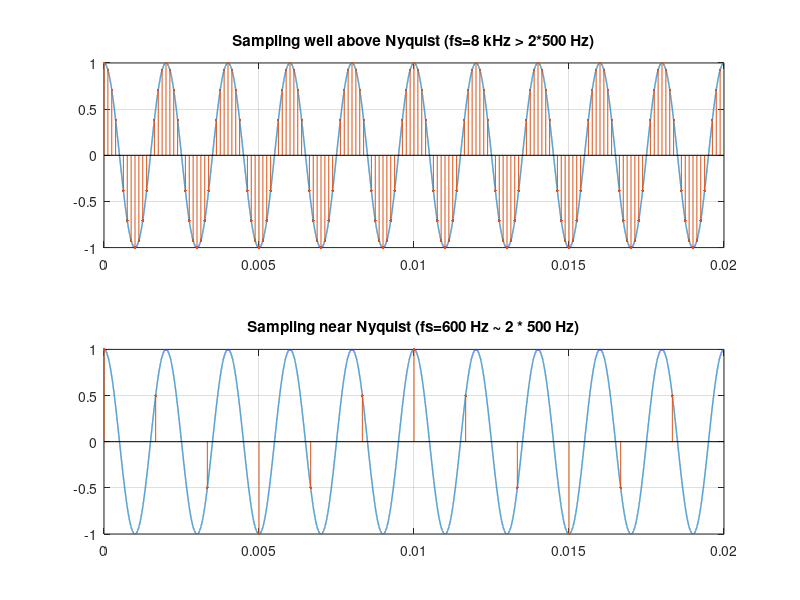
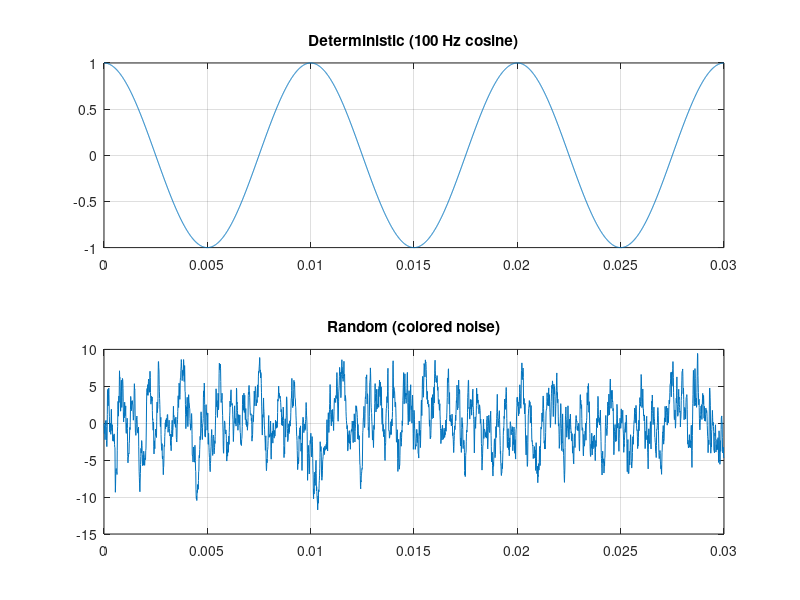
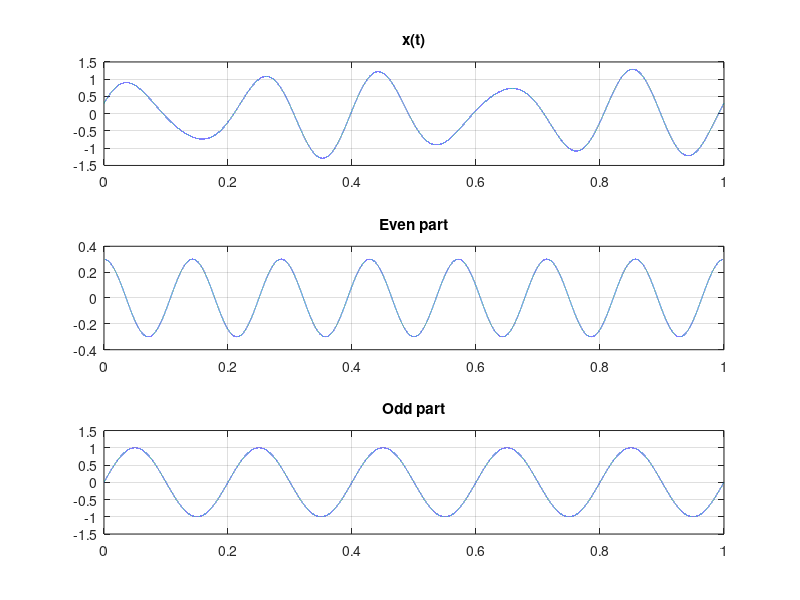
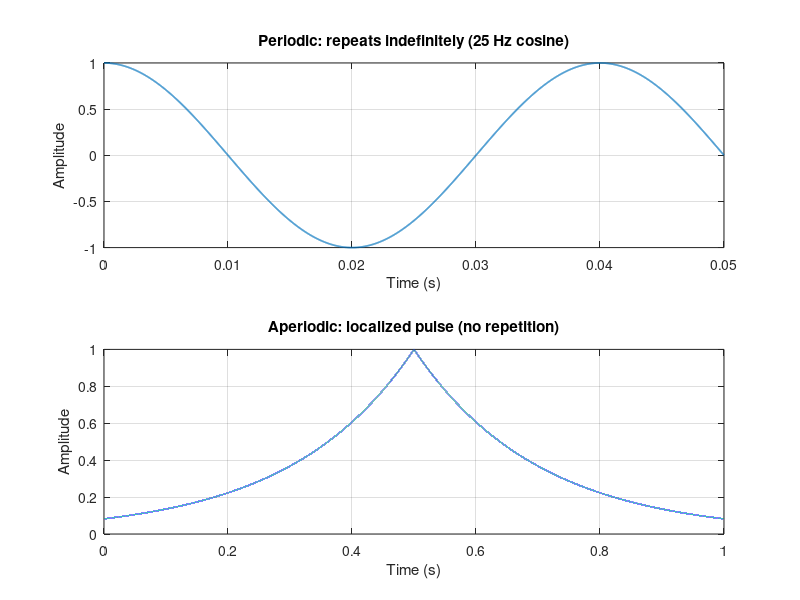

These figures' MATLAB source, in order: (Note: this script raises an error after producing the figures.)
%% Lab 1 — Communication Basics & Signals
% Course: Wireless Communications
% Duration: ~2 hours

%% 1) Pre-Lab Setup (Run Once)
clear; close all; clc;
fs  = 1e5;                 % base sample rate (100 kHz) for baseband demos
Ts  = 1/fs;
T   = 1;                   % default 1 s duration
t   = (0:fs*T-1)*Ts;
rng(42);                   % seed for reproducibility

%% 2) Classification of Signals (Ch. 2.1–2.3)
% 2.1 Continuous-Time vs Discrete-Time

f0 = 500;                          % 500 Hz tone (continuous-time)

tc = linspace(0, 0.02, 10e4);      % 'continuous-time' grid (very fine sampling)

xc = cos(2*pi*f0*tc);              % Continuous Time reference cosine waveform

fs1 = 8e3;  n1 = 0:round(fs1*0.02)-1; td1 = n1/fs1; xd1 = cos(2*pi*f0*td1);
fs2 = 600;  n2 = 0:round(fs2*0.02)-1; td2 = n2/fs2; xd2 = cos(2*pi*f0*td2);

figure('Name','CT vs DT'); 
subplot(2,1,1); plot(tc, xc, 'LineWidth', 1); 
hold on;
stem(td1, xd1, '.'); 
hold off; grid on;
title('Sampling well above Nyquist (fs=8 kHz > 2*500 Hz)'); 


subplot(2,1,2); plot(tc, xc, 'LineWidth', 1); 
hold on;
stem(td2, xd2, '.'); 
hold off; grid on;
title('Sampling near Nyquist (fs=600 Hz ~ 2 * 500 Hz)'); 

%% Next -- 2.2 Deterministic vs Random
x_det = cos(2*pi*100*t);
x_rnd = filter([1 0.5],[1 -0.9], randn(size(t))); % colored random process

figure('Name','Deterministic vs Random');
subplot(2,1,1); plot(t(1:3000), x_det(1:3000)); 
title('Deterministic (100 Hz cosine)'); grid on;

subplot(2,1,2); plot(t(1:3000), x_rnd(1:3000)); 
title('Random (colored noise)'); grid on;

%% Next -- 2.3 Even/Odd Decomposition
x = sin(2*pi*5*t) + 0.3*cos(2*pi*7*t);
x_even = 0.5*(x + fliplr(x)); % fliplr ~ time reversal over finite grid
x_odd  = 0.5*(x - fliplr(x));

figure('Name','Even/Odd Decomposition');
subplot(3,1,1); plot(t, x); title('x(t)'); grid on;

subplot(3,1,2); plot(t, x_even); title('Even part'); grid on;

subplot(3,1,3); plot(t, x_odd);  title('Odd part');  grid on;

%% Next -- 2.4 Periodic vs Aperiodic
xP = cos(2*pi*25*t);                  % periodic 25 Hz cosine
xA = exp(-5*abs(t-0.5));              % more sharply localized aperiodic pulse

tview = t(1:5000);                    % view first 0.05 s for fair comparison

figure('Name','Periodic vs Aperiodic (Improved)');
subplot(2,1,1);
plot(tview, xP(1:length(tview)), 'LineWidth', 1.2);
title('Periodic: repeats indefinitely (25 Hz cosine)');
xlabel('Time (s)'); ylabel('Amplitude'); grid on;

subplot(2,1,2);
plot(t, xA, 'LineWidth', 1.2);
title('Aperiodic: localized pulse (no repetition)');
xlabel('Time (s)'); ylabel('Amplitude'); grid on;

%% Next -- 2.5 Energy vs Power Signals 

% Energy signal: 
xE = exp(-5*abs(t-0.5));      

% Power signal: 
xW = cos(2*pi*10*t);          

% Numerical approximations
E_xE = sum(abs(xE).^2)*Ts;    % approx ∫|xE|^2 dt
P_xW = mean(abs(xW).^2);      % approx limit_{T→∞} (1/T ∫|xW|^2 dt)

fprintf('Energy(xE) ≈ %.4f,   Avg Power(xW) ≈ %.4f\n', E_xE, P_xW);

% Visual comparison
tview = t(1:3000);    % view first 0.03 seconds

figure('Name','Energy vs Power Signals');
subplot(2,1,1);
plot(t, xE, 'LineWidth', 1.2);
title('Energy Signal');
xlabel('Time (s)'); ylabel('Amplitude'); grid on;

subplot(2,1,2);
plot(tview, xW(1:length(tview)), 'LineWidth', 1.2);
title('Power Signal');
xlabel('Time (s)'); ylabel('Amplitude'); grid on;

%%  -- 2.6 Time Shift & Time Scale
x0     = cos(2*pi*20*t);            % original 20 Hz
x_shift= cos(2*pi*20*(t-0.05));     % shift right by +0.05 s
x_scale= cos(2*pi*40*t);            % time-compressed (freq doubled to 40 Hz)

% Choose a window that actually shows shift (0.1 s is reasonable)
tview = t(t <= 0.1);
idx   = 1:length(tview);

figure('Name','Shift & Scale (Improved)');
subplot(3,1,1);
plot(tview, x0(idx), 'LineWidth', 1.2);
title('Original x(t) = cos(2\pi \cdot 20 t)');
xlabel('Time (s)'); grid on;

subplot(3,1,2);
plot(tview, x_shift(idx), 'LineWidth', 1.2);
title('Time-Shifted x(t-0.05): right shift by +0.05 s');
xlabel('Time (s)'); grid on;

subplot(3,1,3);
plot(tview, x_scale(idx), 'LineWidth', 1.2);
title('Time-Scaled (compressed): 40 Hz → twice as fast');
xlabel('Time (s)'); grid on;

%% 3) Classification of Systems (Ch. 2.4)
% Test of linearity; time-invariance (TI), Causality on simple examples.

%% 3.1 Linearity & Time Invariance 

% System S1: y[n] = 0.5*x[n] + x[n-1]
N  = 128; n = 0:N-1;
x1 = cos(2*pi*0.05*n);
x2 = sin(2*pi*0.10*n);
a = 1.2; b = -0.8;

S1 = @(x) 0.5*[0 x(1:end-1)] + x;   % simple FIR-like LTI system

%% --- Linearity Test ---
lhs = S1(a*x1 + b*x2);
rhs = a*S1(x1) + b*S1(x2);

figure('Name','Linearity Test for S1');
plot(n, lhs, 'LineWidth',1.2); hold on;
plot(n, rhs, '--', 'LineWidth',1.2);
legend('S1[a x_1 + b x_2]', 'a S1[x_1] + b S1[x_2]');
xlabel('n'); ylabel('Amplitude'); grid on;
title('Linearity Check (Curves Overlap if Linear)');

lin_err = norm(lhs-rhs);
fprintf('Linearity error (S1): ||lhs-rhs|| = %.3e\n', lin_err);

%% --- Time-Invariance Test ---
kShift = 3;
x_shiftTI = [zeros(1,kShift), x1(1:end-kShift)];
y1 = S1(x1);
y2 = S1(x_shiftTI);
y1_shift = [zeros(1,kShift), y1(1:end-kShift)];

figure('Name','Time-Invariance Test for S1');
plot(n, y2, 'LineWidth',1.2); hold on;
plot(n, y1_shift, '--', 'LineWidth',1.2);
legend('S1[x(n-k)]', 'S1[x(n)] shifted by k');
xlabel('n'); ylabel('Amplitude'); grid on;
title(sprintf('Time Shift Check (k=%d)', kShift));

ti_err = norm(y2 - y1_shift);
fprintf('Time-invariance error (S1): ||y2 - y1_shift|| = %.3e\n', ti_err);


%% 3.3 Convolution Demo (Impulse Response & Frequency Response)
% Goal:
%   Show that a lowpass FIR filter passes low-frequency components
%   (20 Hz) and attenuates higher-frequency components (60 Hz).

% Input signal: sum of two cosines
f1 = 20;      % low frequency (Hz)
f2 = 60;      % higher frequency (Hz)
x_in = cos(2*pi*f1*t) + 0.5*cos(2*pi*f2*t);

% Design a simple lowpass FIR via windowed-sinc
% Place cutoff between 20 Hz and 60 Hz, say at 40 Hz
fc   = 40;             % cutoff frequency in Hz
fcN  = fc / (fs/2);    % normalized to Nyquist (0..1)
Nf   = 201;            % filter length (odd for symmetry)
m    = -(Nf-1)/2:(Nf-1)/2;
h_id = 2*fcN*sinc(2*fcN*m);     % ideal LPF impulse response
h    = h_id .* hann(Nf)';       % apply Hann window

% Filter the input
y_out = conv(x_in, h, 'same');

% Time-domain view (short window for clarity)
idx = 1:4000;           % show first 0.04 s
tview = t(idx);

figure('Name','Convolution Demo: LPF on 20+60 Hz');
subplot(3,1,1);
plot(tview, x_in(idx), 'LineWidth', 1.1);
title('Input: 20 Hz + 0.5·60 Hz'); grid on;
xlabel('Time (s)'); ylabel('Amplitude');

subplot(3,1,2);
plot(tview, y_out(idx), 'LineWidth', 1.1);
title('Output after Lowpass Filter (Cutoff ≈ 40 Hz)'); grid on;
xlabel('Time (s)'); ylabel('Amplitude');

subplot(3,1,3);
stem(m, h, 'filled'); grid on;
title('Impulse Response h[n]'); xlabel('n'); ylabel('h[n]');

% Frequency response and tone markers
figure('Name','Frequency Response of LPF');
[Hf, w] = freqz(h, 1, 2048, fs);   % freq response in Hz
plot(w, 20*log10(abs(Hf)+1e-12), 'LineWidth',1.1); grid on;
xlabel('Frequency (Hz)'); ylabel('Magnitude (dB)');
title('LPF Magnitude Response');

hold on;
yL = ylim;
plot([f1 f1], yL, 'r--', 'LineWidth',1);   % mark 20 Hz
plot([f2 f2], yL, 'g--', 'LineWidth',1);   % mark 60 Hz
legend('LPF |H(f)|', '20 Hz tone', '60 Hz tone', 'Location','Best');
hold off;

%% 4) Signal Representation (SDR4Engineers §2.3): Complex Baseband & I/Q
% Build I/Q baseband, upconvert to RF, then downconvert back to baseband.
% Also fix plotting so traces are clearly visible (no "solid stains").

%% Next -- 4.1 I/Q Baseband and Upconversion
fbb   = 1e3;                             % baseband tone frequency (1 kHz)
Ibb   = cos(2*pi*fbb*t);
Qbb   = 0.7*sin(2*pi*fbb*t + pi/6);
ybb   = Ibb + 1j*Qbb;
fc_rf = 20e3;                            % RF carrier 20 kHz
wc    = 2*pi*fc_rf;
r     = Ibb.*cos(wc*t) - Qbb.*sin(wc*t);

% Visualize spectra (optional quick look with Welch PSD)
figure('Name','PSD Views (Optional)');
pwelch(ybb, [], [], [], fs, 'centered');
title('Baseband Complex Signal PSD');

%% Next -- 4.2 Downconversion & Proper Plotting (Fixed)
% Mix down and lowpass to recover I and Q.
% Choose a sensible LPF cutoff that passes fbb=1 kHz but rejects 2*fc terms.
Fcut  = 5e3;                  % 5 kHz cutoff
Ir    = 2*lowpass(r.*cos(wc*t), Fcut, fs);   % factor 2 compensates 1/2 from product
Qr    = -2*lowpass(r.*sin(wc*t), Fcut, fs);

% For CLEAR plots: show a short segment and use different styles
idx = 1:2000;                  % show first 2000 samples (~0.02 s)
tseg = t(idx);
Iseg_true = Ibb(idx);  Iseg_rec  = Ir(idx);
Qseg_true = Qbb(idx);  Qseg_rec  = Qr(idx);

figure('Name','I Component (Segment)');
plot(tseg, Iseg_true, 'LineWidth', 1.2); hold on;
plot(tseg, Iseg_rec,  '--', 'LineWidth', 1.2);
grid on; legend('I true','I rec'); 
xlabel('Time (s)'); ylabel('Amplitude'); 
title('I(t): true vs recovered'); hold off;

figure('Name','Q Component (Segment)');
plot(tseg, Qseg_true, 'LineWidth', 1.2); hold on;
plot(tseg, Qseg_rec,  '--', 'LineWidth', 1.2);
grid on; legend('Q true','Q rec'); 
xlabel('Time (s)'); ylabel('Amplitude'); 
title('Q(t): true vs recovered'); hold off;

% Quantitative agreement
rmseI = sqrt(mean((Ibb - Ir).^2));
rmseQ = sqrt(mean((Qbb - Qr).^2));
fprintf('RMSE(I): %.3e,  RMSE(Q): %.3e\n', rmseI, rmseQ);

%% Next -- 4.3 LO Phase Error Demonstration
phi_err = deg2rad(5); % 5 degrees phase error at RX
Ir_pe   = 2*lowpass(r.*cos(wc*t + phi_err), Fcut, fs);
Qr_pe   = -2*lowpass(r.*sin(wc*t + phi_err), Fcut, fs);
idx2 = 1:2000; tseg2 = t(idx2);

figure('Name','LO Phase Error Effect');
plot(tseg2, Ibb(idx2), 'LineWidth', 1.2); hold on;
plot(tseg2, Ir_pe(idx2), '--', 'LineWidth', 1.2);
grid on; 
legend('I true','I rec (5° error)'); 
title('I-path: true vs recovered with 5 deg LO phase error'); hold off;

% Q16: What happens in the constellation view with LO phase error?

%% 5) Information Theory (SDR4Engineers Ch. 1; Principles §1.5): Capacity Intuition
% Shannon capacity: C = B * log2(1 + SNR).

%% 5.1 Capacity vs SNR for Fixed B
B = 20e3;                                       % 20 kHz
SNRdB = -10:2:30; 
SNRlin = 10.^(SNRdB/10);
C = B*log2(1+SNRlin);

figure('Name','Capacity vs SNR');
plot(SNRdB, C/1e3, 'o-'); grid on;
xlabel('SNR (dB)'); 
ylabel('Capacity (kb/s)'); 
title(sprintf('C vs SNR (B = %.0f kHz)', B/1e3));

% Q17: At very low SNR, which is more effective: +3 dB SNR or doubling B?

%% Next -- 5.2 Capacity Heatmap: Tradeoff of B and SNR
Bvals   = linspace(5e3, 200e3, 20);
SNRdBs  = linspace(-5, 25, 19);
[BB, SS] = meshgrid(Bvals, 10.^(SNRdBs/10));
CH = BB.*log2(1+SS)/1e3; % kb/s

figure('Name','Capacity Heatmap');
imagesc(Bvals/1e3, SNRdBs, CH); axis xy;
xlabel('Bandwidth (kHz)'); ylabel('SNR (dB)'); colorbar; 
title('Capacity (kb/s)');

% Q18: Why can capacity scale almost linearly with B at low SNR?

%% 6) Mini Exercises (with Instructor Notes)
% (a) Change fc_rf to 200 kHz and fs to 1 MHz; verify recovery (expect similar RMSE).
% (b) Replace Ibb/Qbb with RRC-shaped BPSK symbols; add 3° LO phase error and measure SER.
% (c) For fixed SNR=10 dB, plot capacity vs bandwidth 5–200 kHz; identify diminishing returns when system cannot exploit more B.

%% 7) References Mapping (for your prep)
% Principles of Modern Communication Systems
%  - 1.1–1.5: system model, frequency allocation, intro to information theory
%  - 2.1–2.4: signal and system classifications, LTI fundamentals
% SDR for Engineers
%  - 1: capacity intuition in context of SDR workflows
%  - 2.3: complex baseband (I/Q), frequency conversion, and IQ impairments

%% Local Function Utilities (used in some sections if you extend)
% (Add any helper functions below; Live Editor supports local functions at end of script.)
